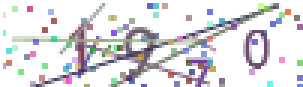
#> input picture 礼橙贝web端功能自动化/testcase/code/code107.png, 101 x 29 px (shown 3 times larger); its folder holds only this picture in this run
$ python shibie.py
#> lines starting #> are read from the running program, lines starting #| are printed output that depends on the picture; after the words box and inside, x2 and y2 are one past the last pixel; in counts of white or black regions, pixels touching at a corner belong together
#!/user/bin/env python3
# -*- coding: utf-8 -*-
"""
--------------------------------------
    Author:     JiChao_Song
--------------------------------------
"""
__author__ = 'JiChao_Song'

# -*- coding:utf-8 -*-
import cv2
import os
import numpy as np
import copy


''' 根据该像素周围点为黑色的像素数（包括本身）来判断是否把它归属于噪声，如果是噪声就将其变为白色'''
'''
	input:  img:二值化图
			number：周围像素数为黑色的小于number个，就算为噪声，并将其去掉，如number=6，
			就是一个像素周围9个点（包括本身）中小于6个的就将这个像素归为噪声
	output：返回去噪声的图像
'''

def del_noise(img,number):
    height = img.shape[0]
    width = img.shape[1]

    img_new = copy.deepcopy(img)
    for i in range(1, height - 1):
        for j in range(1, width - 1):
            point = [[], [], []]
            count = 0
            point[0].append(img[i - 1][j - 1])
            point[0].append(img[i - 1][j])
            point[0].append(img[i - 1][j + 1])
            point[1].append(img[i][j - 1])
            point[1].append(img[i][j])
            point[1].append(img[i][j + 1])
            point[2].append(img[i + 1][j - 1])
            point[2].append(img[i + 1][j])
            point[2].append(img[i + 1][j + 1])
            for k in range(3):
                for z in range(3):
                    if point[k][z] == 0:
                        count += 1
            if count <= number:
                img_new[i, j] = 255
    return img_new


if __name__=='__main__':
    img_dir = './code/'
    img_name = os.listdir(img_dir)  # 列出文件夹下所有的目录与文件
    kernel = np.ones((5, 5), np.uint8)
    for i in range(len(img_name)):
        path = os.path.join(img_dir, img_name[i])
        image = cv2.imread(path)
#> image is the input picture: shape (29, 101, 3); mean B, G, R 224.6, 221.7, 222.5
        name_list = list(img_name[i])[:6]
        if '.' in name_list:
            print("%s标签错误，请重新标签!" % img_name[i])
        else:
            name = ''.join(name_list)
            # 灰度化
            print(image.shape)
#| (29, 101, 3)
            grayImage = cv2.cvtColor(image, cv2.COLOR_BGR2GRAY)
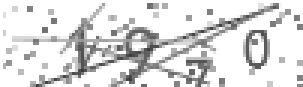
#> grayImage: shape (29, 101) (shown 3 times larger); min 57, max 255, mean 222.2

            # 二值化
            result = cv2.adaptiveThreshold(grayImage, 255, cv2.ADAPTIVE_THRESH_GAUSSIAN_C, cv2.THRESH_BINARY, 21, 1)
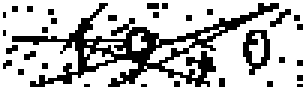
#> result: shape (29, 101) (shown 3 times larger); 72.2% white; black in thin lines or dots
            # 去噪声
            img = del_noise(result, 6)
#> after the loop in del_noise, `for i in range(1, height - 1):`:
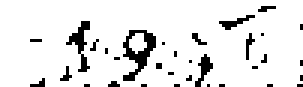
#> img_new: shape (29, 101) (shown 3 times larger); 90.3% white; black in thin lines or dots, all inside (x1, y1, x2, y2) = (10, 2, 101, 29)
            img = del_noise(img, 4)
#> call 2 of del_noise, with number = 4
#> after the loop in del_noise (call 2), `for i in range(1, height - 1):`:
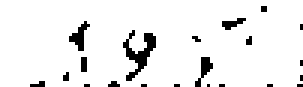
#> img_new: shape (29, 101) (shown 3 times larger); 93.1% white; black in thin lines or dots, all inside (x1, y1, x2, y2) = (10, 2, 101, 29)
            img = del_noise(img, 3)
#> call 3 of del_noise, with number = 3
#> after the loop in del_noise (call 3), `for i in range(1, height - 1):`:
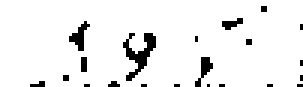
#> img_new: shape (29, 101) (shown 3 times larger); 93.3% white; black in thin lines or dots, all inside (x1, y1, x2, y2) = (10, 2, 101, 29)
            # 加滤波去噪
            im_temp = cv2.bilateralFilter(src=img, d=15, sigmaColor=130, sigmaSpace=150)
            im_temp = im_temp[1:-1,1:-1]
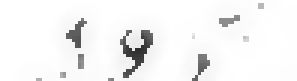
#> im_temp: shape (27, 99) (shown 3 times larger); min 44, max 255, mean 243.2
            im_temp = cv2.copyMakeBorder(im_temp, 83, 83, 13, 13, cv2.BORDER_CONSTANT, value=[255])
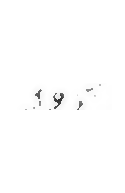
#> im_temp: shape (193, 125); min 44, max 255, mean 253.7
            cv2.imwrite('./img_down_sets/new_corpus/%s.jpg' %(name), im_temp)
            print("%s %s.jpg"%(i,name))
    print("图片预处理完成！")

$ run again, on 礼橙贝web端功能自动化/testcase/code/code119.png
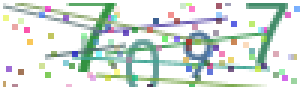
#> input picture 礼橙贝web端功能自动化/testcase/code/code119.png, 101 x 29 px (shown 3 times larger)
#> image is the input picture: shape (29, 101, 3); mean B, G, R 218, 223.6, 213.5
#| (29, 101, 3)
#> result: shape (29, 101); 67% white; black in thin lines or dots
#> after the loop in del_noise (call 3), `for i in range(1, height - 1):`:
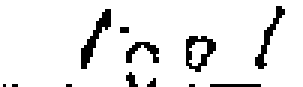
#> img_new: shape (29, 101) (shown 3 times larger); 91.3% white; black in thin lines or dots, all inside (x1, y1, x2, y2) = (1, 2, 95, 29)
#> `im_temp = cv2.copyMakeBorder(im_temp, 83, 83, 13, 13, cv2.BORDER_CONST..`:
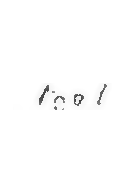
#> im_temp: shape (193, 125); min 52, max 255, mean 253.1

$ run again, on 礼橙贝web端功能自动化/testcase/code/code13.png
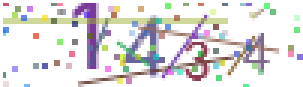
#> input picture 礼橙贝web端功能自动化/testcase/code/code13.png, 101 x 29 px (shown 3 times larger)
#> image is the input picture: shape (29, 101, 3); mean B, G, R 222.9, 222.2, 224.8
#| (29, 101, 3)
#> result: shape (29, 101); 70.9% white; black in thin lines or dots
#> after the loop in del_noise (call 3), `for i in range(1, height - 1):`:
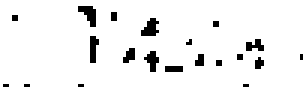
#> img_new: shape (29, 101) (shown 3 times larger); 93.7% white; black in thin lines or dots
#> `im_temp = cv2.copyMakeBorder(im_temp, 83, 83, 13, 13, cv2.BORDER_CONST..`:
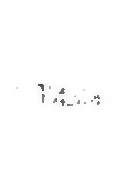
#> im_temp: shape (193, 125); min 71, max 255, mean 253.8
